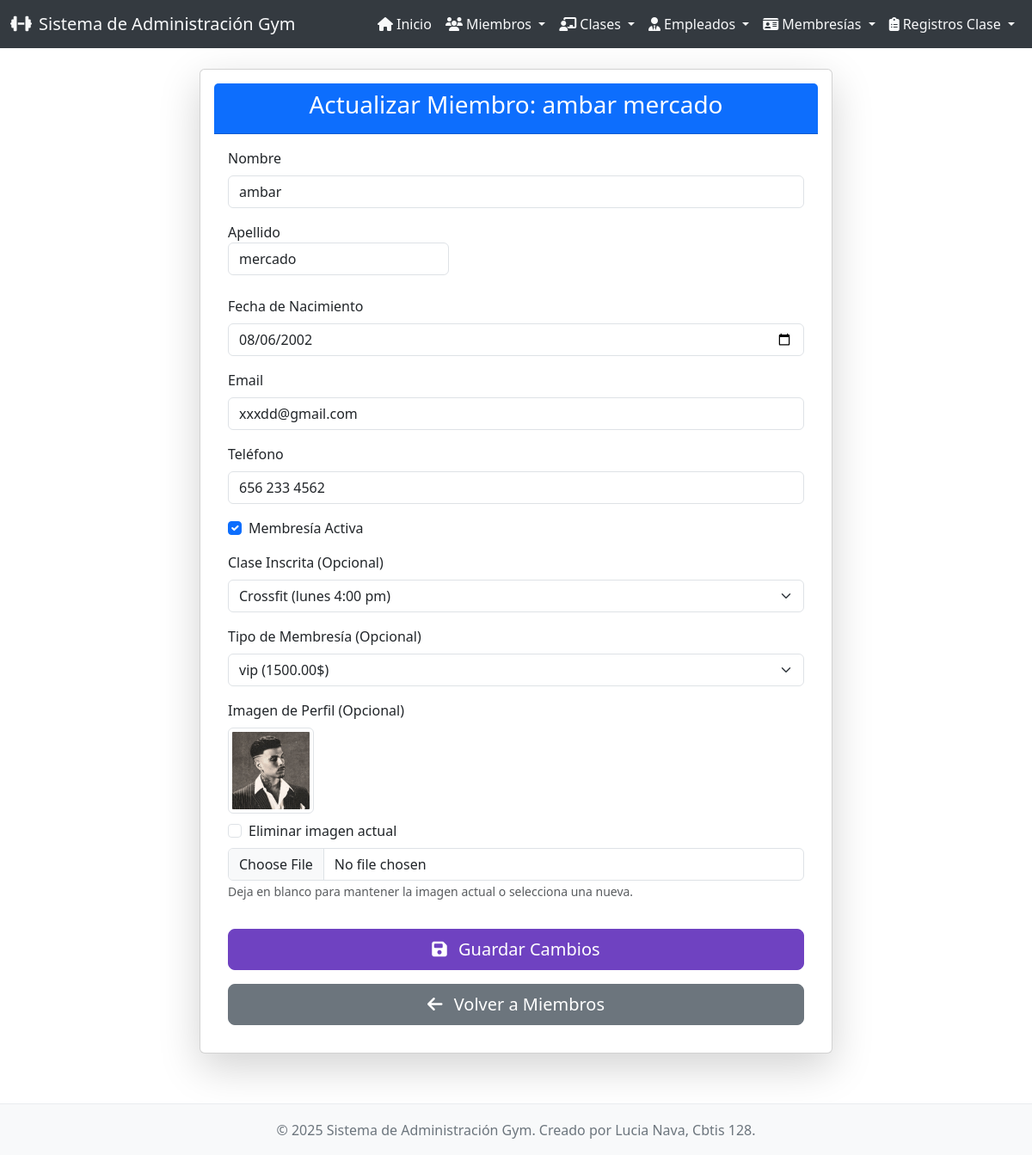
The app's page /miembros/actualizar/1/ with its own data.
### app_gym/models.py (models this page shows, shortened)
class Miembro(models.Model):
    nombre = models.CharField(max_length=100)
    apellido = models.CharField(max_length=100)
    fecha_nacimiento = models.DateField()
    email = models.EmailField(unique=True)
    telefono = models.CharField(max_length=15, blank=True, null=True)
    fecha_inscripcion = models.DateField(auto_now_add=True)
    membresia_activa = models.BooleanField(default=True)
    imagen = models.ImageField(upload_to='miembros_imagenes/', blank=True, null=True)
    clase_inscrita = models.ForeignKey(
        Clase,
        on_delete=models.SET_NULL,
        related_name='miembros',
        blank=True,
        null=True
    )
    membresia = models.ForeignKey(
        Membresia,
        on_delete=models.SET_NULL,
        related_name='miembros', # Desde una membresía, puedes obtener todos sus miembros con membresia_instancia.miembros.all()
        blank=True,
        null=True
    )

class Clase(models.Model):
    nombre_clase = models.CharField(max_length=100)
    descripcion = models.TextField(blank=True, null=True)
    horario = models.CharField(max_length=50) # Ejemplo: "Lunes 10:00-11:00"
    duracion_minutos = models.IntegerField()
    cupo_maximo = models.IntegerField()
    nivel_dificultad = models.CharField(
        max_length=20,
        choices=[
            ('Principiante', 'Principiante'),
            ('Intermedio', 'Intermedio'),
            ('Avanzado', 'Avanzado'),
        ],
        default='Principiante'
    )

class Membresia(models.Model):
    nombre = models.CharField(max_length=100)
    descripcion = models.TextField(blank=True, null=True)
    costo = models.DecimalField(max_digits=10, decimal_places=2)
    acceso = models.CharField(max_length=100, help_text="Ej: Acceso total, Solo máquinas, Clases limitadas")
    entrenador_personal_incluido = models.BooleanField(default=False)

### app_gym/views.py (the view, shortened to what this page needs)
# urls.py: path('miembros/actualizar/<int:pk>/', views.actualizar_miembro, name='actualizar_miembro'),
def actualizar_miembro(request, pk):
    miembro = get_object_or_404(Miembro, pk=pk)
    clases_disponibles = Clase.objects.all().order_by('nombre_clase')
    membresias_disponibles = Membresia.objects.all().order_by('nombre') # Obtener membresías
    context = {
        'miembro': miembro,
        'clases_disponibles': clases_disponibles,
        'membresias_disponibles': membresias_disponibles # Pasar membresías al contexto
    }
    return render(request, 'miembros/actualizar_miembros.html', context)

### app_gym/templates/miembros/actualizar_miembros.html (shortened to what this page needs)
{% extends 'app_gym/base.html' %}
{% block content %}
<div class="row justify-content-center">
    <div class="col-md-8">
        <div class="card shadow-lg p-3 mb-5 bg-body rounded">
            <div class="card-header bg-primary text-white text-center">
                <h3>Actualizar Miembro: {{ miembro.nombre }} {{ miembro.apellido }}</h3>
            </div>
            <div class="card-body">
                <form method="post" enctype="multipart/form-data">
                    <div class="mb-3">
                        <label for="id_nombre" class="form-label">Nombre</label>
                        <input type="text" class="form-control" id="id_nombre" name="nombre" value="{{ miembro.nombre }}" required>
                    </div>
                    <div class="mb-3">
                        <label for="id_apellido" class="form-label">Apellido</sabel>
                        <input type="text" class="form-control" id="id_apellido" name="apellido" value="{{ miembro.apellido }}" required>
                    </div>
                    <div class="mb-3">
                        <label for="id_fecha_nacimiento" class="form-label">Fecha de Nacimiento</label>
                        <input type="date" class="form-control" id="id_fecha_nacimiento" name="fecha_nacimiento" value="{{ miembro.fecha_nacimiento|date:'Y-m-d' }}" required>
                    </div>
                    <div class="mb-3">
                        <label for="id_email" class="form-label">Email</label>
                        <input type="email" class="form-control" id="id_email" name="email" value="{{ miembro.email }}" required>
                    </div>
                    <div class="mb-3">
                        <label for="id_telefono" class="form-label">Teléfono</label>
                        <input type="text" class="form-control" id="id_telefono" name="telefono" value="{{ miembro.telefono|default_if_none:'' }}">
                    </div>
                    <div class="mb-3 form-check">
                        <input type="checkbox" class="form-check-input" id="id_membresia_activa" name="membresia_activa" {% if miembro.membresia_activa %}checked{% endif %}>
                        <label class="form-check-label" for="id_membresia_activa">Membresía Activa</label>
                    </div>
                    <div class="mb-3">
                        <label for="id_clase_inscrita" class="form-label">Clase Inscrita (Opcional)</label>
                        <select class="form-select" id="id_clase_inscrita" name="clase_inscrita">
                            {% for clase in clases_disponibles %}
                                <option value="{{ clase.pk }}" {% if miembro.clase_inscrita == clase %}selected{% endif %}>
                                    {{ clase.nombre_clase }} ({{ clase.horario }})
                                </option>
                            {% endfor %}
                        </select>
                    </div>
                    <div class="mb-3">
                        <label for="id_membresia" class="form-label">Tipo de Membresía (Opcional)</label>
                        <select class="form-select" id="id_membresia" name="membresia">
                            {% for membresia in membresias_disponibles %}
                                <option value="{{ membresia.pk }}" {% if miembro.membresia == membresia %}selected{% endif %}>
                                    {{ membresia.nombre }} ({{ membresia.costo }}$)
                                </option>
                            {% endfor %}
                        </select>
                    </div>
                    <div class="mb-3">
                        <label for="id_imagen" class="form-label">Imagen de Perfil (Opcional)</label>
                        {% if miembro.imagen %}
                            <div class="mb-2">
                                <img src="{{ miembro.imagen.url }}" alt="Imagen actual" class="img-thumbnail" style="max-width: 150px; max-height: 150px;">
                                <div class="form-check mt-2">
                                    <input type="checkbox" class="form-check-input" id="id_borrar_imagen" name="borrar_imagen">
                                    <label class="form-check-label" for="id_borrar_imagen">Eliminar imagen actual</label>
                                </div>
                            </div>
                        {% endif %}
                        <input type="file" class="form-control" id="id_imagen" name="imagen" accept="image/*">
                        <small class="form-text text-muted">Deja en blanco para mantener la imagen actual o selecciona una nueva.</small>
                    </div>
                    <div class="d-grid gap-2">
                        <button type="submit" class="btn btn-primary btn-lg mt-3">
                            <i class="fas fa-save me-2"></i> Guardar Cambios
                        </button>
                        <a href="{% url 'ver_miembros' %}" class="btn btn-secondary btn-lg mt-2">
                            <i class="fas fa-arrow-left me-2"></i> Volver a Miembros
                        </a>
                    </div>
                </form>
            </div>
        </div>
    </div>
</div>
{% endblock %}

### app_gym/templates/app_gym/base.html (shortened to what this page needs)
{% load static %}
<!DOCTYPE html>
<html lang="es">
<head>
    <link href="https://cdn.jsdelivr.net/npm/bootstrap@5.3.3/dist/css/bootstrap.min.css" rel="stylesheet">
    <link rel="stylesheet" href="https://cdnjs.cloudflare.com/ajax/libs/font-awesome/6.5.2/css/all.min.css" />
</head>
<body>
    {% include 'app_gym/navbar.html' %}
    <div class="content container mt-4">
        {% block content %}{% endblock %}
    </div>
    {% include 'app_gym/footer.html' %}
</body>
</html>

### app_gym/templates/app_gym/navbar.html (shortened to what this page needs)
<nav class="navbar navbar-expand-lg navbar-dark bg-dark">
    <div class="container-fluid">
        <a class="navbar-brand" href="{% url 'inicio_gym' %}">
            <i class="fas fa-dumbbell me-2"></i>Sistema de Administración Gym
        </a>
        <div class="collapse navbar-collapse" id="navbarNavDropdown">
            <ul class="navbar-nav ms-auto">
                <li class="nav-item">
                    <a class="nav-link active" aria-current="page" href="{% url 'inicio_gym' %}">
                        <i class="fas fa-home me-1"></i>Inicio
                    </a>
                </li>
                <li class="nav-item dropdown">
                    <a class="nav-link dropdown-toggle" href="#" id="miembroDropdown" role="button" data-bs-toggle="dropdown" aria-expanded="false">
                        <i class="fas fa-users me-1"></i>Miembros
                    </a>
                </li>
                <li class="nav-item dropdown">
                    <a class="nav-link dropdown-toggle" href="#" id="claseDropdown" role="button" data-bs-toggle="dropdown" aria-expanded="false">
                        <i class="fas fa-chalkboard-teacher me-1"></i>Clases
                    </a>
                </li>
                <li class="nav-item dropdown">
                    <a class="nav-link dropdown-toggle" href="#" id="empleadoDropdown" role="button" data-bs-toggle="dropdown" aria-expanded="false">
                        <i class="fas fa-user-tie me-1"></i>Empleados
                    </a>
                </li>
                <li class="nav-item dropdown">
                    <a class="nav-link dropdown-toggle" href="#" id="membresiaDropdown" role="button" data-bs-toggle="dropdown" aria-expanded="false">
                        <i class="fas fa-id-card me-1"></i>Membresías
                    </a>
                </li>
                <li class="nav-item dropdown">
                    <a class="nav-link dropdown-toggle" href="#" id="registroClaseDropdown" role="button" data-bs-toggle="dropdown" aria-expanded="false">
                        <i class="fas fa-clipboard-list me-1"></i>Registros Clase
                    </a>
                </li>
            </ul>
        </div>
    </div>
</nav>

### app_gym/templates/app_gym/footer.html (shortened to what this page needs)
<footer class="footer">
    <div class="container">
        <span>&copy; {{ current_year }} Sistema de Administración Gym. Creado por Lucia Nava, Cbtis 128.</span>
    </div>
</footer>

### app_gym/templates/app_gym/base.html (style rules this page uses)
body { display: flex; flex-direction: column; min-height: 100vh; }
.content { flex: 1; padding-bottom: 70px; }
.footer { position: fixed; bottom: 0; width: 100%; height: 60px; background-color: #f8f9fa; color: #6c757d; line-height: 60px; text-align: center; border-top: 1px solid #e9ecef; }
.navbar { background-color: #343a40 !important; }
.navbar .nav-link, .navbar .navbar-brand, .navbar .dropdown-item { color: #f8f9fa !important; }
.btn-primary { background-color: #6f42c1; border-color: #6f42c1; }
.card { box-shadow: 0 0.5rem 1rem rgba(0,0,0,.075); }
.img-thumbnail { width: 100px; height: 100px; object-fit: cover; }

### records on screen
Miembro: nombre "ambar", apellido "mercado", fecha_nacimiento "08/06/2002", email "xxxdd@gmail.com", telefono "656 233 4562", membresia_activa "☑", clase_inscrita "Crossfit (lunes 4:00 pm)", membresia "vip (1500.00$)", imagen (picture)
